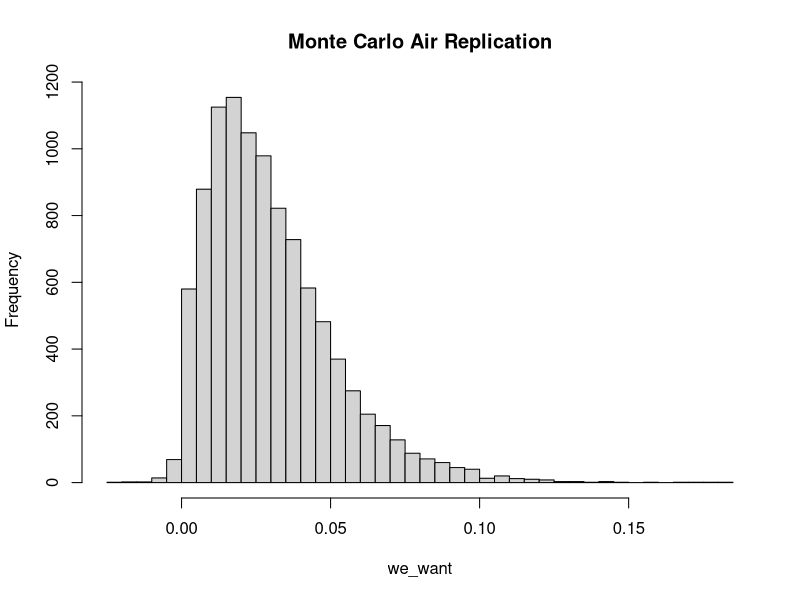
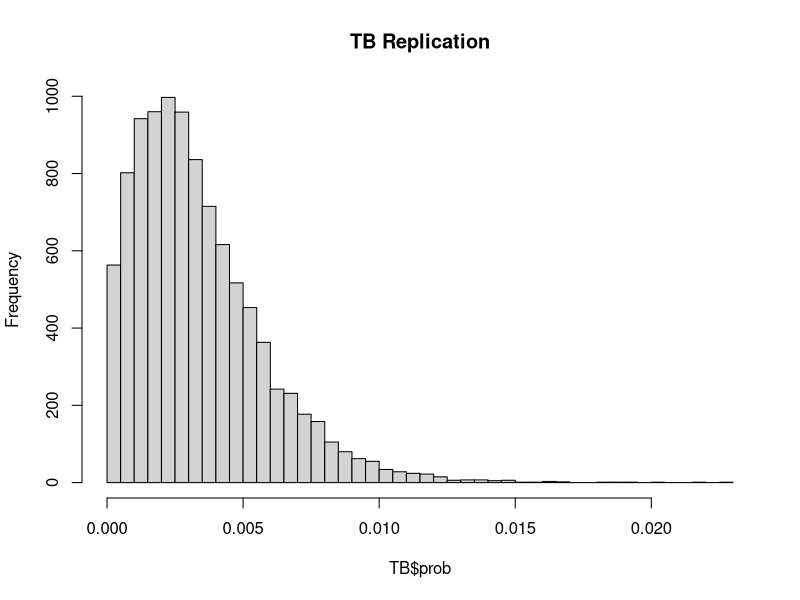
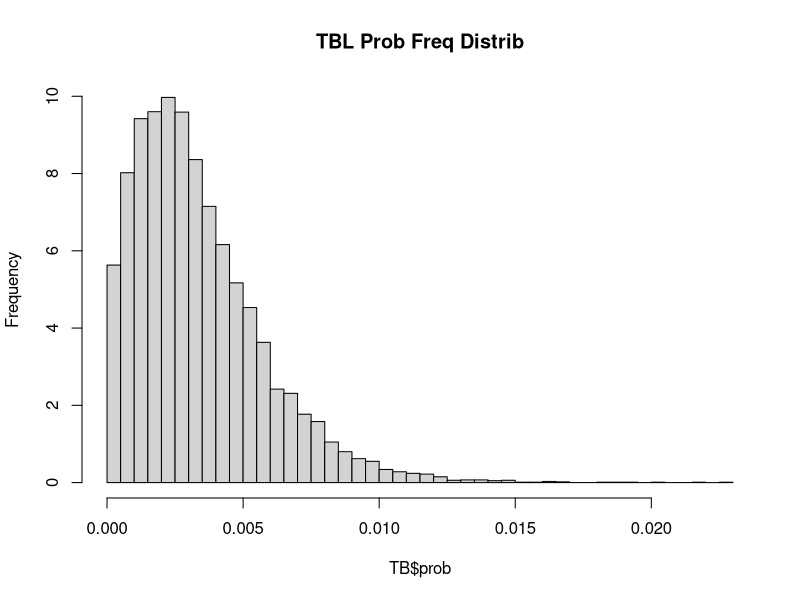
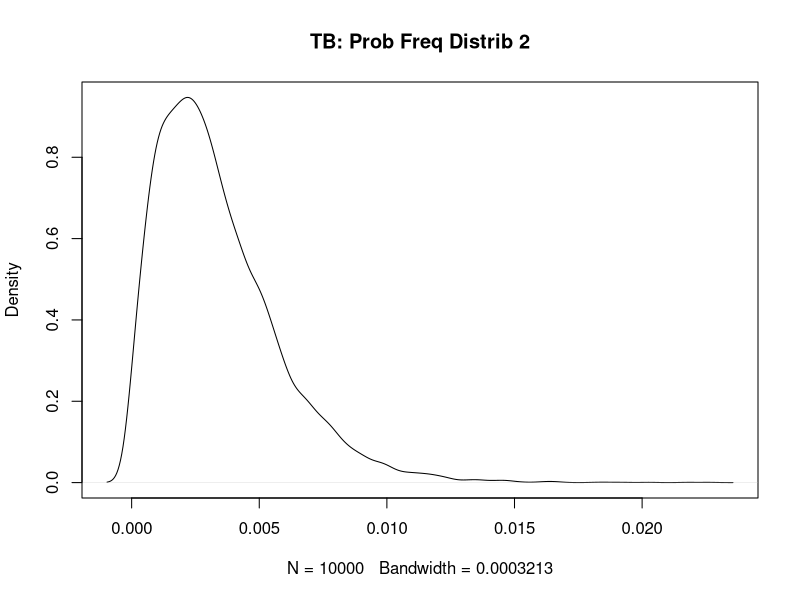
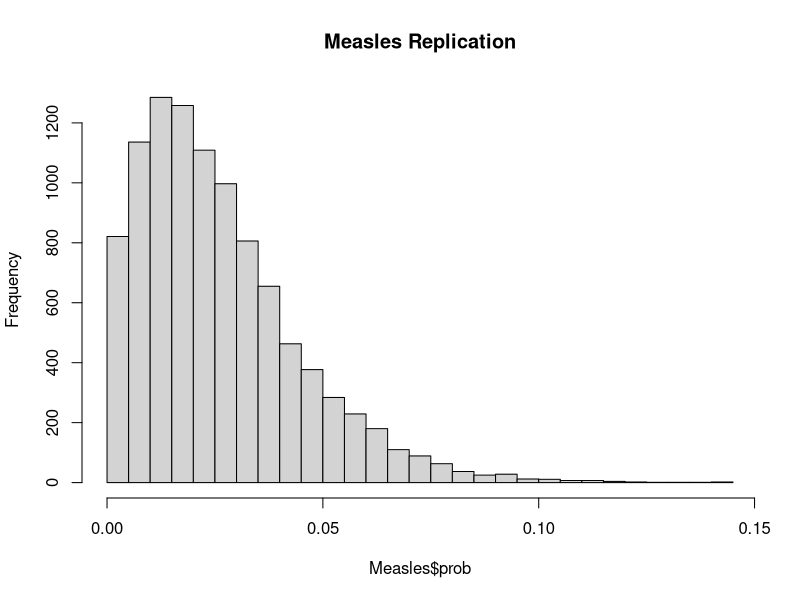
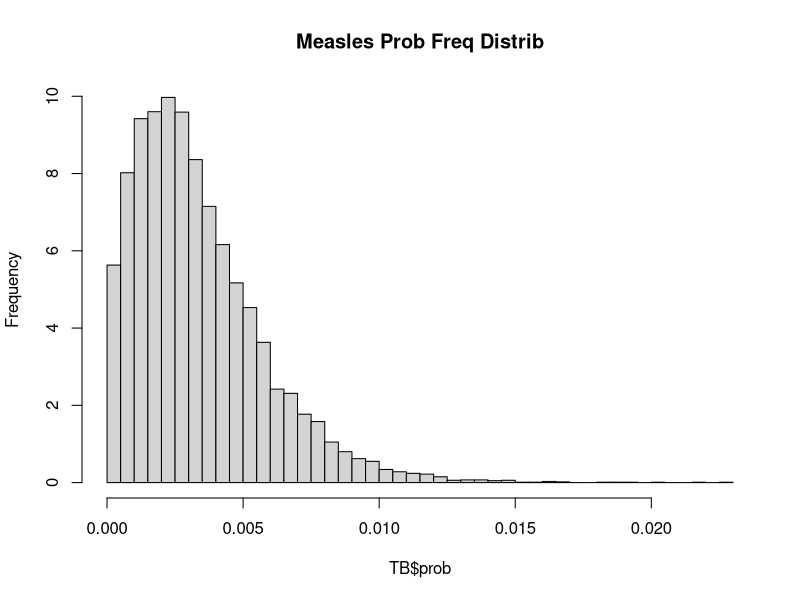
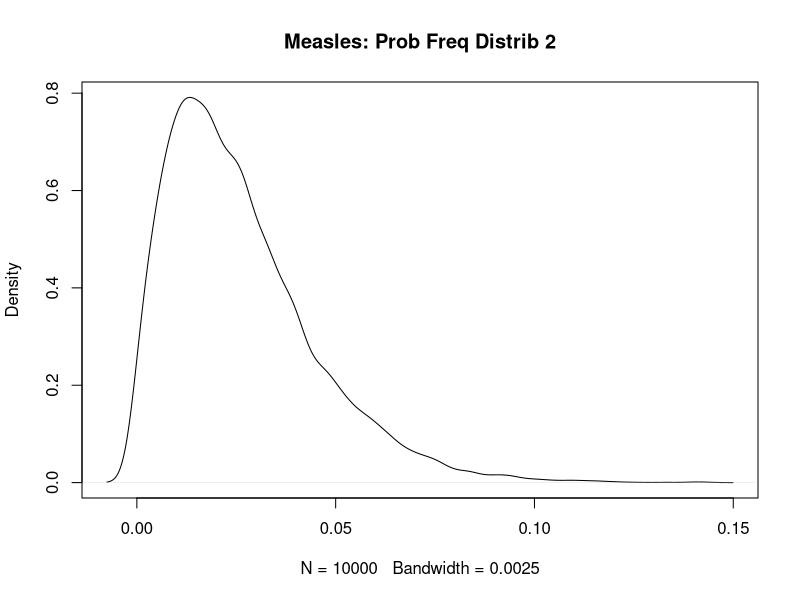
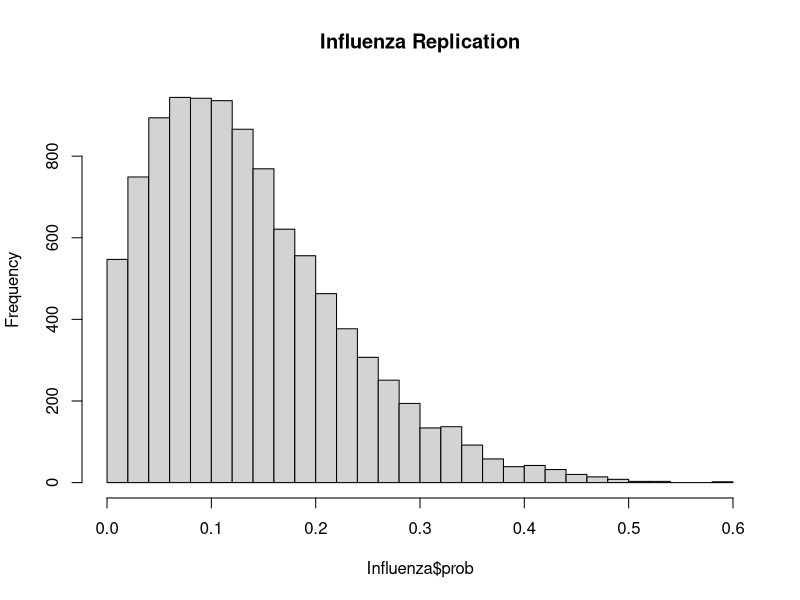

The R script that drew these images, in order:
## ---- chunk 1
set.seed(400)
## ---- chunk 2
library(dplyr)
library(stats)
library(tidyr)
library(tidyverse)
library(broom)
library(ggplot2)
## ---- chunk 3
m <- 10000

monte_AIR <- function(m) {
  storing <- numeric(m)
  for (i in 1:m){
    p <- rnorm(1, mean = 0.48, sd = 0.20)
    I <- 1
    phi <- rnorm(1, mean = 100, sd = 20)
    V <- 132
    N <- rnorm(1, mean = 3, sd = 0.5)
    t <- rnorm(1, mean = 0.5, sd = 0.167)
  
    form <- ((p*I*phi)/V) * ((N*t + exp(-N*t) - 1) / (N^2))
  
    storing[i] <- 1 - exp(-form)
  }
  return(storing)
}

we_want <- monte_AIR(m)

mean(we_want)

hist(we_want , breaks = 35, main = "Monte Carlo Air Replication")
## ---- chunk 4
# Wells-Riley formula: 

## vent_mean = 4 <- ventilation rate
## breath_mean = 0.48 <- pumonary ventilation rate
## time_mean = 0.5 <- 30min /1 hr

air_monte <- function(m = 10000, quanta_mean, quanta_sd, 
                      room_vol=132, infect=1, vent_mean=4, vent_sd=1, 
                      breath_mean=0.48, breath_sd=0.2, 
                      time_mean=0.5, time_sd=0.167, s_mean = 19, s_sd=10){
  prob_vec <- numeric(m)
  infect_vect <- numeric(m)
  s_after <- numeric(m)
  
  for (i in 1:m) {
    p <- max(rnorm(1, breath_mean, breath_sd), 0)
    phi <- max(rnorm(1, quanta_mean, quanta_sd), 0)
    t <- max(rnorm(1, time_mean, time_sd), 0)
    Q <- max(rnorm(1, vent_mean, venth_sd), 0.01)
    S0 <- max(round(rnorm(1, s_mean, s_sd)), 1)
    
      # exposure term
    X <- (infect * phi * p * t) / Q
    
      # infection prob. 
    P <- 1 - exp(-X)
    
      # expected infections
    exp_inf <- S0 * P
    
    prob_vec[i] <- P
    infect_vect[i] <- exp_inf
    s_after[i] <- S0 - exp_inf
  }
 
  return(list(
    prob=prob_vec, infections=infect_vect, non_infected = s_after,
    summary = list(
      mean_prob = mean(prob_vec),
      mean_infections = mean(inf_vect),
      prob_quantiles = quantile(prob_vec, c(0.25,0.5,0.75,0.9,0.95)),
      inf_quantiles = quantile(infect_vect, c(0.25,0.5,0.75,0.9,0.95))
    )
  ))
}




## ---- chunk 5
better_monte <- function(m = 10000, dis_quanta, quanta_sd, room_size = 132, 
                         infected_individuals = 1, room_venti_rate = 4){ 
  probability_inf <- numeric(m)
  num_new_infect <- numeric(m)
  sus_persons <- numeric(m)

  for(i in 1:m) {
    
    p_2 <- max(rnorm(1, mean = 0.48, sd = 0.20), 0)
    phi_2 <- max(rnorm(1, mean = dis_quanta, sd = quanta_sd),0)
    t_2 <- max(rnorm(1, mean = 0.5, sd = 0.167), 0)
    S0 <- max(round(rnorm(1, mean = 19, sd = 10)),1)
    
    q_2 <- infected_individuals * phi_2
 
    n_t <- (q_2/room_venti_rate) * (1 - exp(-room_venti_rate*t_2))
    
    nucci <- ((p_2*q_2)/room_size) * 
      ((room_venti_rate * t_2 + exp(-room_venti_rate * 
                                      t_2) -1) / (room_venti_rate^2))
    
    S_t <- S0 * exp(-nucci)
    
    inf <- S0 - S_t
    
    sus_prob <- inf / S0
    
    probability_inf[i] <- sus_prob
    num_new_infect[i] <- inf
    sus_persons[i] <- S_t
  }
  
  return(list(prob = probability_inf,
              infections = num_new_infect,
              survivors = sus_persons,
              summary = list(mean_prob = mean(probability_inf),
                             mean_infections = mean(num_new_infect),
                             prob_quantiles = quantile(probability_inf, 
                                                       c(0.25, 0.5, 0.75, 
                                                         0.9, 0.95)),
                             inf_quantiles = quantile(num_new_infect, 
                                                      c(0.25, 0.5, 0.75, 
                                                        0.9, 0.95)))))

}

TB <- better_monte(10000, dis_quanta = 12.7, quanta_sd = 3.0,
                   room_size = 132, infected_individuals = 1, 
                   room_venti_rate = 4)

mean(TB$prob)
h <- hist(TB$prob, breaks = 35, main = "TB Replication")

h$counts <- h$counts / sum(h$counts) * 100

plot(h, main = "TBL Prob Freq Distrib")


dens <- density(TB$prob)

dens$y <- dens$y / sum(dens$y) *100

plot(dens, main = "TB: Prob Freq Distrib 2")
## ---- chunk 6
Measles <- better_monte(10000, dis_quanta = 100, quanta_sd = 25.0,
                   room_size = 132, infected_individuals = 1, 
                   room_venti_rate = 4)

mean(Measles$prob)
hMeas <- hist(Measles$prob, breaks = 35, main = "Measles Replication")

hMeas$counts <- hMeas$counts / sum(hMeas$counts) * 100

plot(h, main = "Measles Prob Freq Distrib")


densM <- density(Measles$prob)

densM$y <- densM$y / sum(densM$y) *100

plot(densM, main = "Measles: Prob Freq Distrib 2")
## ---- chunk 7
Influenza <- better_monte(10000, dis_quanta = 570, quanta_sd = 173.0,
                   room_size = 132, infected_individuals = 1, 
                   room_venti_rate = 4)

mean(Influenza$prob)

hFLU <- hist(Influenza$prob, breaks = 35, main = "Influenza Replication")

hFLU$counts <- hFLU$counts / sum(hFLU$counts) * 100

plot(hFLU, main = "Influenza Prob Freq Distrib")


densFLU <- density(Influenza$prob)

densFLU$y <- densFLU$y / sum(densFLU$y) *100

plot(densFLU, main = "Influenza: Prob Freq Distrib 2")

## ---- chunk 8
sars_mean <- 2.7  #mean quanta per hour
sars_sd <- 1.2

sars <- better_monte(m, dis_quanta = sars_mean, quanta_sd = sars_sd,
                   room_size = 132, infected_individuals = 1, room_venti_rate = 4)
summary(sars)
mean(sars$prob)
